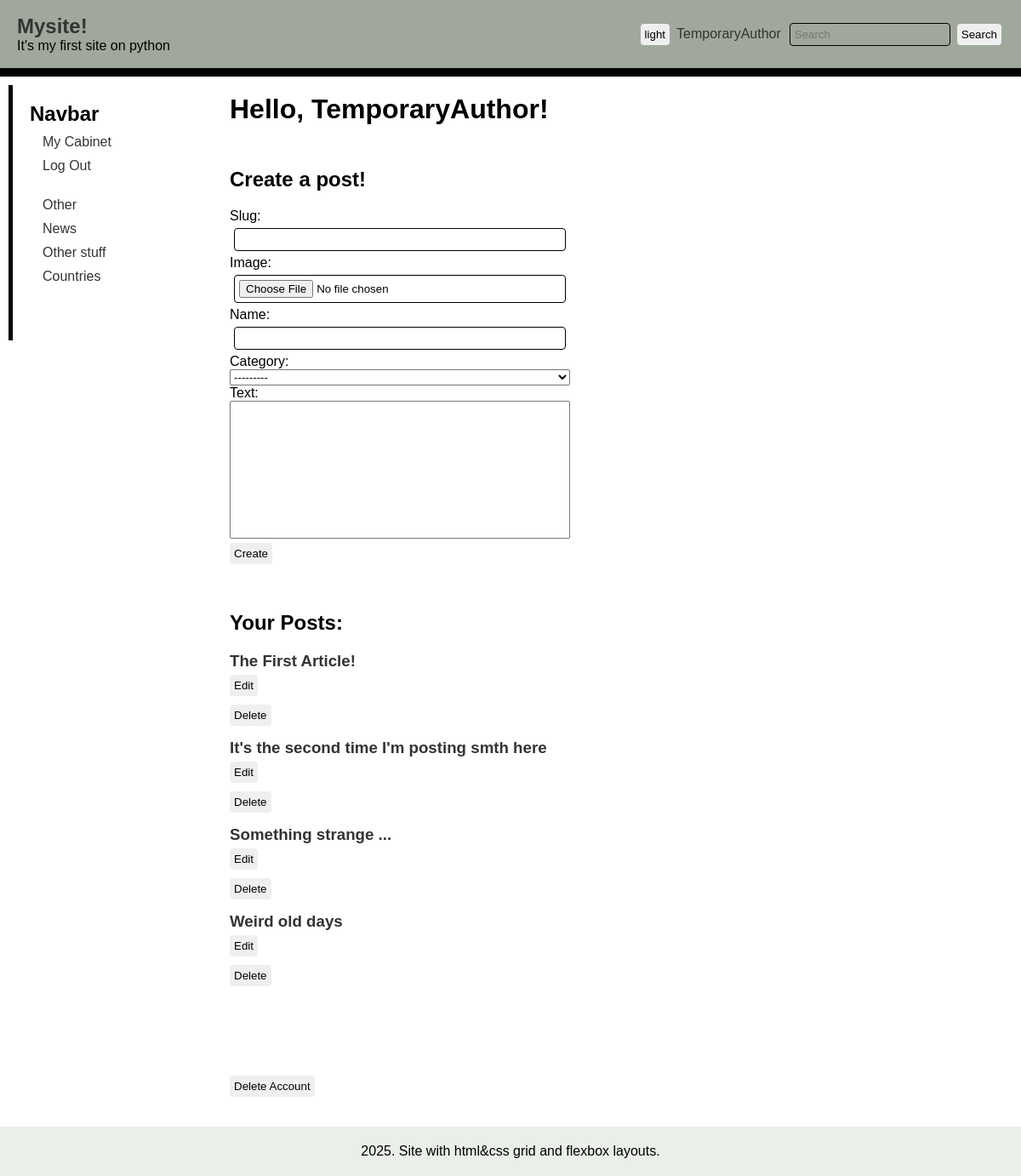
/cabinet/cabinet/TemporaryAuthor/ (signed in), run on the app's committed database.
### main/models.py (models this page shows, shortened)
class Category(models.Model):
    class CategoryType(models.TextChoices):
        COUNTRIES = 'GLC', ('Global countries')
        NEWS = 'NWS', ('Global news')
        OTHER = 'NO', ("Not in list")
    name = models.CharField(max_length=50, unique=True)
    categoryType = models.CharField(max_length=5, choices=CategoryType.choices, default=CategoryType.OTHER)
    def __str__(self) -> str:
        return (f"Category[ID:{self.pk}]: {self.name}; {self.categoryType}")

class Post(models.Model):
    slug = models.CharField(max_length=25, unique=True)
    image = models.ImageField(blank=True)
    name = models.CharField(max_length=99)
    text = models.TextField(blank=True)
    category = models.ForeignKey(Category, on_delete=models.PROTECT)
    author = models.ForeignKey(User, on_delete=models.CASCADE, default=default_author.pk)
    date = models.DateTimeField(auto_now_add=True)
    views = models.IntegerField(default=0)

### cabinet/views.py (the view, shortened to what this page needs)
# urls.py: path('cabinet/', include('cabinet.urls', namespace='cabinet')),
@login_required(redirect_field_name="after", login_url="auth:login")
def cabinet(request, user):
    form = PostAddingForm()
    user_posts = Post.objects.filter(author=request.user.pk)
    if request.POST:
        editPost = request.POST.get("editPost")
        try:
            if editPost:
                p = Post.objects.get(pk=editPost)
                editPostForm = PostAddingForm(instance=p)
                editPost = int(editPost)
        except Exception:
            messages.error(request, "Post not found!")
            return redirect("cabinet:studio", request.user)
    else:
        editPost = 0
        editPostForm = ""
    data = {
        "form": form,
        "posts": user_posts,
        "editPostid": editPost,
        "editPostForm": editPostForm,
    }
    return render(request, "cabinet/cabinet.html", context=data)

### main/forms.py
class PostAddingForm(forms.ModelForm):
    text = forms.CharField(widget=forms.Textarea)
    class Meta:
        model = Post
        fields = ['slug', 'image', 'name', 'category', 'text']

### main/templatetags/category_tags.py (called while the page is built)
@register.inclusion_tag("main/category_tags.html")
def show_categories():
    categories = Category.objects.all()
    return {'categories': categories}

### cabinet/templates/cabinet/cabinet.html (shortened to what this page needs)
{% extends "main/index.html" %}
{% load static %}
{% block style %}
    <link rel="stylesheet" href="{% static 'cabinet/css/cabinet.css' %}">
{% endblock %}
{% block content %}
<main>
    <h1>Hello, {{user.username}}!</h1>
    <form method="POST" enctype="multipart/form-data">
        <h2>Create a post!</h2>
        {{form.as_p}}
        <div><button type="submit" name="postCreatingForm" value="1">Create</button></div>
    </form>
    <h2>Your Posts:</h2>
    {% for p in posts %}
        <div class="cab-post">
            <a href="{% url 'main:post' p.slug %}"><h3>{{ p.name }}</h3></a>
            <form method="POST">{% csrf_token %}<div><button type="submit" name="editPost" value="{{p.pk}}">Edit</button></div></form>
            <form method="POST">{% csrf_token %}<div><button type="submit" name="deletePost" value="{{p.pk}}">Delete</button></div></form>
        </div>
    {% endfor %}
    <form method="POST" class="deleteForm">
        <div><button type="submit" name="deleteAccount" value="1">Delete Account</button></div>
    </form>
</main>
{% endblock content %}

### main/templates/main/index.html (shortened to what this page needs)
{% load static %}
<!DOCTYPE html>
<html lang="en">
<head>
    <link rel="stylesheet" href="{% static 'main/css/style.css' %}">
    {% block style %}{% endblock %}
</head>
<body>
    {% block header %}
    <header>
        <div class="list-header">
            <div class="brand">
                <a href="{% url 'main:home' %}" class="text-decoration-none"><h2 class="navbar-brand fs-2" style="margin:0;padding:0;">Mysite!</h2></a>
                <span>It's my first site on python</span>
            </div>
        </div>
        <section id="menu">
            <button id="themeLight" class="light">light</button>
            <ul>
                {% if user.is_authenticated %}
                <li><a href="#">{{request.user.username}}</a></li>
                {% else %}
                <li><a href="#">Not logged in</a></li>
                {% endif %}
            </ul>
            <form action="{% url 'main:home' %}" method="GET">
                <input type="search" name="search-query" placeholder="Search">
                <button type="submit">Search</button>
            </form>
        </section>
    </header>
    {% endblock %}
    {% block aside %}
    <aside>
        <h2>Navbar</h2>
        <ul>
            {% if user.is_authenticated %}
            <li><a href="{% url 'cabinet:studio' user %}">My Cabinet</a></li>
            <li><a href="{% url 'auth:logout' %}">Log Out</a></li>
            {% else %}
            <li><a href="{% url 'auth:login' %}">Log In</a></li>
            <li><a href="{% url 'auth:signup' %}">Sign Up</a></li>
            {% endif %}
            <br>
            {% load category_tags %}
            {% show_categories %}
        </ul>
    </aside>
    {% endblock %}
    {% block content %}{% endblock %}
    {% block footer %}
    <footer>
        <p>2025. Site with html&css grid and flexbox layouts.</p>
    </footer>
    {% endblock %}
</body>
</html>

### main/templates/main/category_tags.html
{% for cat in categories %}
<li><a href="{% url 'main:category' cat.pk %}">{{ cat.name }}</a></li>
{% endfor %}

### main/static/main/css/style.css (style rules this page uses)
*, *::before, *::after { margin: 0; padding: 0; box-sizing: border-box; }
:root { --clr-bg-main: #ffffff; --clr-bg-header: #a0a89c; --clr-bg-footer: #e8f0e8; --text-font: sans-serif; --clr-text: #000000; --clr-link: #333333; --clr-link-active: #88ee35; }
body { display: grid; grid-template-columns: 250px 1fr; grid-template-rows: 90px 1fr auto auto; grid-template-areas: "header header" "sidebar main" "sidebar comments" "footer footer"; grid-gap: 10px; min-height: 100vh; background-color: var(--clr-bg-main); }
body * { font-family: var(--text-font); }
ul { display: flex; align-items: center; list-style-type: none; }
ul li { margin: 0 5px; }
ul li a { text-decoration: none; color: var(--clr-link); transition: .2s; }
form { display: flex; flex-direction: column; }
input { background-color: transparent; border-radius: 4px; padding: 5px; margin: 5px; border: 1px solid black; }
button { margin: 3px; padding: 5px; border-radius: 4px; border: none; transition: .2s; }
textarea { color: var(--clr-text); }
header { grid-area: header; background-color: var(--clr-bg-header); border-bottom: 10px solid #000; display: flex; align-items: center; padding: 20px; }
header .list-header { display: flex; flex-direction: column; justify-content: center; align-items: start; margin-right: auto; }
header .list-header .brand a { text-decoration: none; color: var(--clr-link); font-family: var(--text-font); }
header section { display: flex; align-items: center; }
header section form { display: flex; flex-direction: row; align-items: center; }
aside { grid-area: sidebar; padding: 20px; max-height: 300px; margin-left: 10px; border-left: 5px solid #000; }
aside ul { flex-direction: column; align-items: start; margin: 10px; }
aside ul li { margin-bottom: 10px; }
main { grid-area: main; padding: 10px; }
footer { grid-area: footer; padding: 20px; background-color: var(--clr-bg-footer); text-align: center; }

### cabinet/static/cabinet/css/cabinet.css (style rules this page uses)
a { text-decoration: none; color: var(--clr-link); font-family: var(--text-font); }
main h2 { margin-top: 50px; margin-bottom: 20px; }
main .deleteForm button { margin-top: 90px; }
main button { margin: 5px 0; }
main form { display: flex; flex-direction: column; max-width: 400px; }
main form p { display: flex; flex-direction: column; }
main form textarea { padding: 5px; resize: none; }
main .cab-post { margin: 10px 0; }

### data on the page
Category: name "Other"
Category: name "News"
Category: name "Other stuff"
Category: name "Countries"
Post: name "The First Article!", {{ p.pk }} 1 (drawn)
Post: name "It's the second time I'm posting smth here", {{ p.pk }} 2 (drawn)
Post: name "Something strange ...", {{ p.pk }} 3 (drawn)
Post: name "Weird old days", {{ p.pk }} 4 (drawn)

### other printed values
{{ request.user.username }} "TemporaryAuthor"
{{ user.username }} "TemporaryAuthor"
